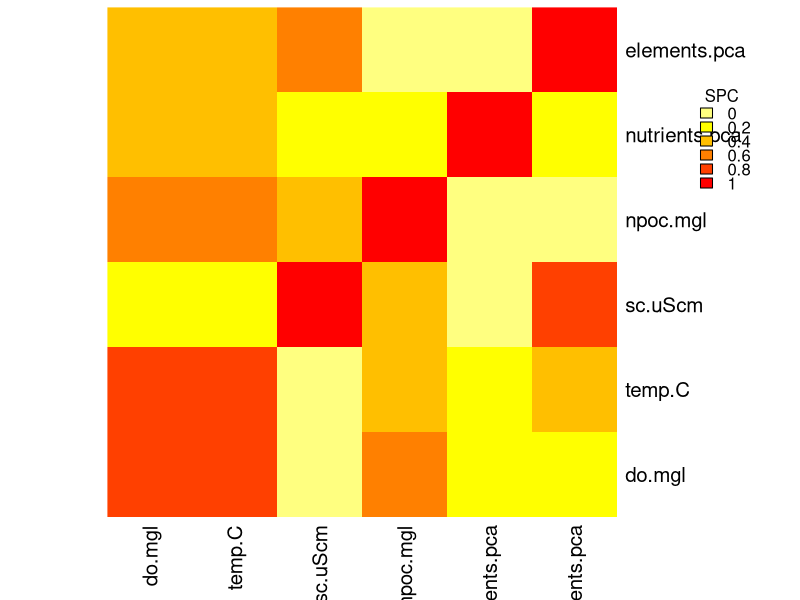
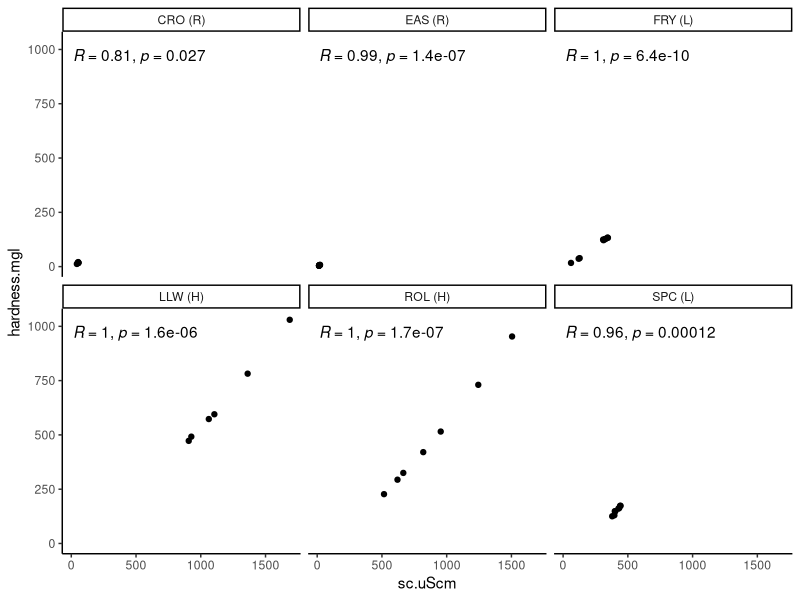
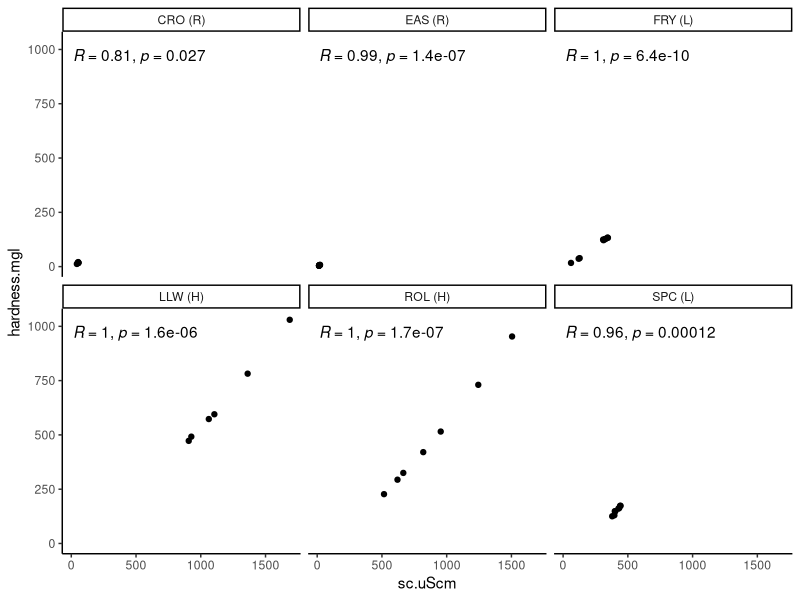

The R source for these figures, in order:
library(vegan)
library(tidyverse)
library(ggpubr)

chem <- read.csv("chem.pca.csv") %>%
 filter(Stream == "EAS (R)") %>%
  select(-c(Stream:Season)) %>%
  select(-c(hardness.mgl))

chemheat <- heatmap(abs(cor(chem, method = "spearman")), 
                   # Compute pearson correlation (note they are absolute values)
                   col = rev(heat.colors(6)), 
                   Colv = NA, Rowv = NA)
legend("topright", 
       title = "SPC",
       legend =  round(seq(0,1, length.out = 6),1),
       y.intersp = 0.7, bty = "n",
       fill = rev(heat.colors(6)))
chemheat

chem <- read.csv("chem.pca.csv")%>%
  filter(Season == "Spring")

plot <- ggplot(chem, aes(x = sc.uScm, y = hardness.mgl))+
  geom_point() +
  theme_classic()+
  facet_wrap("Stream") +
  stat_cor()
plot

png("hardnessvsscspring.png", width = 650, height = 550)
plot(plot)
dev.off()
